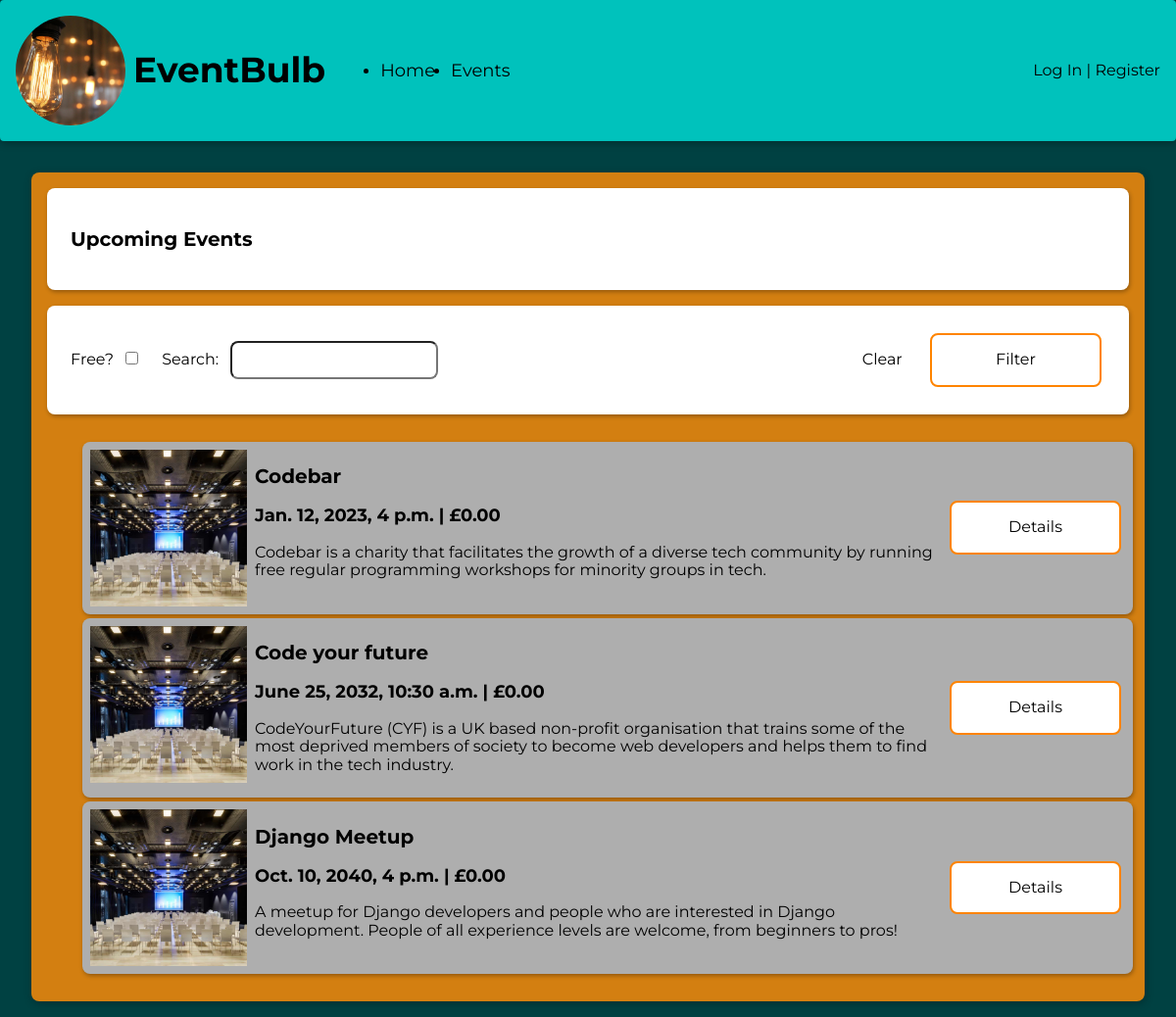
Screenshot of /events/ with the database file from the repository.
### events/models.py (models this page shows, shortened)
class Event(models.Model):
    title = models.CharField(max_length=255)
    description = models.TextField()
    datetime = models.DateTimeField(auto_now=False, auto_now_add=False)
    cost = models.DecimalField(max_digits=6, decimal_places=2)
    image = models.ImageField(upload_to='upload/', blank=True)

### events/views.py (the view)
# urls.py: path('', views.list, name="events_list"),
def list(request):
    today = datetime.today()
    filter_map = {
        'title': 'title__icontains',
        'is_free': 'cost__exact'
    }
    filters = {}
    for key, value in request.GET.items():
        filter_key = filter_map[key]
        filters[filter_key] = value
    events = Event.objects.filter(
        datetime__gte=today).filter(**filters).order_by('datetime')
    return render(request, 'events/list.html', {'events': events})

### templates/events/list.html
{% extends 'base.html' %}
{% load static %}
{% block content %}
  <main>
    <section id="event-list" class="card-background">
      <section class="card">
        <h2>Upcoming Events</h2>
      </section>
      <section class="card">
        <form action="{% url 'events_list' %}" method="get" class="filter-controls-form">
          <div class="filter-controls">
            <div class="input-group">
              <label for="is_free">Free?</label>
              <input type="checkbox" name="is_free" id="is_free" value="0" />
            </div>
            <div class="input-group">
              <label for="title">Search:</label>
              <input type="text" name="title" id="title">
            </div>
          </div>
          <div>
            <a href="{% url 'events_list' %}" class="button">Clear</a>
            <button type="submit" class="button gray">
            Filter
            </button>
          </div>
        </form>
      </section>
      {% include 'partials/_events_list.html' with events=events %}
    </section>
  </main>
{% endblock %}

### templates/partials/_events_list.html (shortened to what this page needs)
{% load event_filters %}
{% load static %}
<ul class="events-list">
  {% for event in events %}
    <li class="card event">
      {% if event.image|length > 0 %}
    <img class="event-image" src="{{ event.image.url }}" alt="">
  {% else %}
    <img class="event-image" src="{% static 'images/image_placeholder.jpg' %}" alt="">
  {% endif %}
      <div class="event-info">
        <h2>{{ event.title }}</h2>
        <h3>{{ event.datetime }} | £{{ event.cost }}</h3>
        <p>{{ event.description }}</p>
      </div>
      <div class="event-controls">
        <a href="{% url 'events_details' event.id %}" class="button gray">Details</a>
      </div>
    </li>
  {% endfor %}
</ul>

### static/css/style.css (style rules this page uses)
:root { --shadow: 1px 2px 8px rgba(0,0,0,0.3); --shadow-small: 1px 2px 4px rgba(0,0,0,0.3); --yellow : #004142; --yellow-accent: #3c0085; --gray: #ffffff; --gray-accent: #ff8400; --gray-light: #d37f11; --red: #941717; --red-accent: #7e0d0d; }
body { background-color: var(--yellow); display: flex; flex-direction: column; height: 100vh; font-family: 'Montserrat', Helvetica, Arial, sans-serif; }
a { color: inherit; text-decoration: inherit; }
h2 { font-size: 1.25rem; }
h3 { font-size: 1.125rem; }
main { margin: 1rem; padding: 1rem; display: grid; gap: 1rem; flex-grow: 1; flex-shrink: 1; }
.card-background { background-color: var(--gray-light); padding: 0.5rem; box-shadow: var(--shadow); border-radius: 0.5rem; display: flex; flex-direction: column; }
.card { margin: 0.5rem; padding: 1.5rem; background-color: rgb(255, 255, 255); border-radius: 0.5rem; box-shadow: var(--shadow-small) }
.filter-controls-form { display: flex; justify-content: space-between; }
.filter-controls { display: flex; align-items: center; margin-right: 1.5rem; }
.filter-controls > .input-group { margin-right: 1.5rem; }
.filter-controls > .input-group > label { margin-right: 0.5rem; }
input[type="text"], input[type="password"], textarea { padding: 0.5rem; background-color: var(--gray); border-radius: 0.5rem; }
.button { padding: 1rem; border-radius: 0.5rem; min-width: 175px; margin: 0.25rem; box-sizing: border-box; transition: background-color 150ms; text-align: center; cursor: pointer; }
.button.gray { background-color: var(--gray); border: 2px solid var(--gray-accent); }
.card.event { margin: 0.25rem; padding: 0.5rem; background-color: rgb(174, 174, 174); border-radius: 0.5rem; box-shadow: var(--shadow-small); display: flex; align-items: start; }
.event-image { background-color: var(--gray); object-fit: cover; width: 10rem; height: 10rem; margin-right: 0.5rem; }
.event > .event-info { flex-grow: 1; }
.event > .event-controls { flex-shrink: 1; align-self: center; justify-self: center; display: flex; flex-direction: column; }

### rows the page displays
Event: title "Codebar", datetime "Jan. 12, 2023, 4 p.m.", cost "0.00", description "Codebar is a charity that facilitates the growth of a diverse tech community by running free regular programming workshops for minority groups in tech."
Event: title "Code your future", datetime "June 25, 2032, 10:30 a.m.", cost "0.00", description "CodeYourFuture (CYF) is a UK based non-profit organisation that trains some of the most deprived members of society to become web developers and helps them to find work in the tech industry."
Event: title "Django Meetup", datetime "Oct. 10, 2040, 4 p.m.", cost "0.00", description "A meetup for Django developers and people who are interested in Django development. People of all experience levels are welcome, from beginners to pros!"
